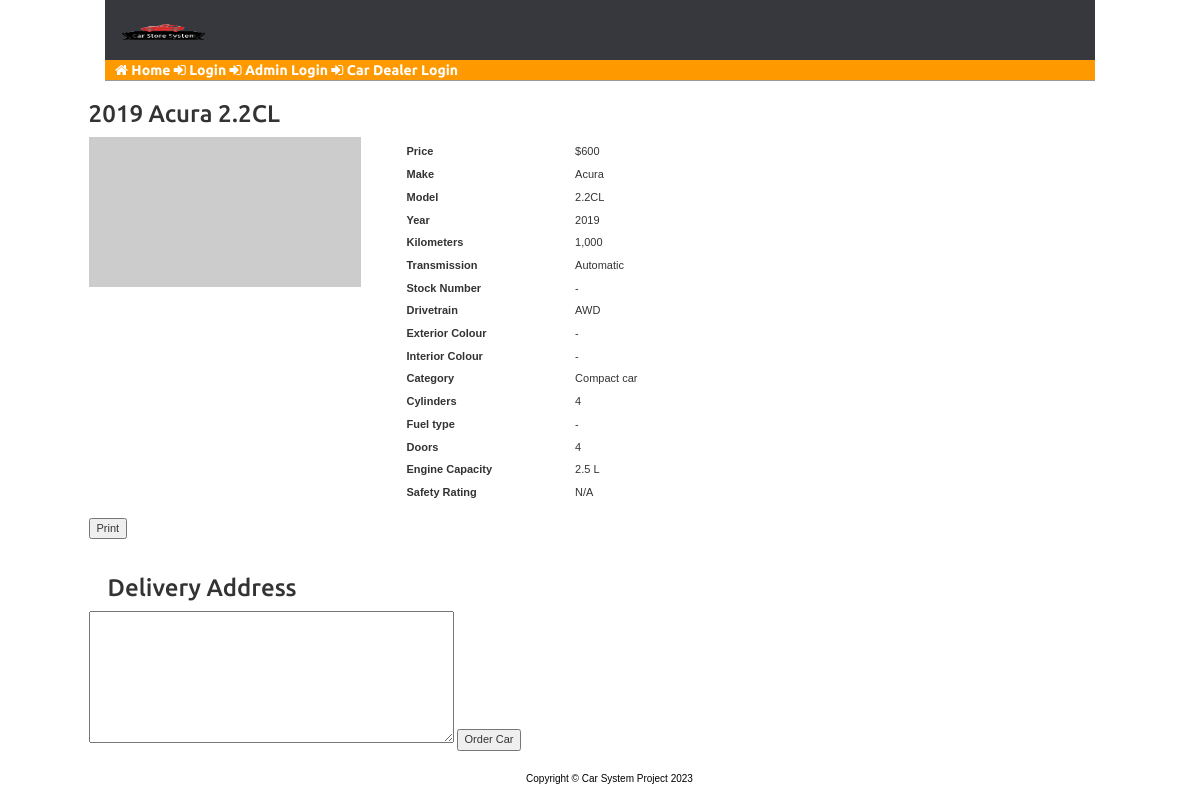
Page /details.php?carId=3 (signed in) on the committed database.
### tables this page shows
CREATE TABLE `vehicle` (
  `vehicleId` int(11) NOT NULL,
  `make` varchar(30) NOT NULL,
  `yearMade` year(4) NOT NULL,
  `model` varchar(35) NOT NULL,
  `price` varchar(10) NOT NULL,
  `mileage` varchar(11) NOT NULL,
  `transmission` varchar(100) NOT NULL,
  `drivetrain` varchar(100) NOT NULL,
  `engineCapacity` varchar(5) DEFAULT NULL,
  `category` varchar(40) DEFAULT 'Not specified',
  `cylinder` double DEFAULT NULL,
  `doors` int(2) DEFAULT NULL,
  `status` enum('Available','RENTED') NOT NULL,
  `dateAdded` timestamp NOT NULL DEFAULT current_timestamp(),
  `cardealerId` int(11) NOT NULL
);

### car dealer/server/CarDAO.php (called while the page is built, shortened)
<?php
require_once 'model/Vehicle.php';
require_once 'CarDealerDAO.php';
class CarDAO extends Utility
{
    function getCarById($id) {
        $sql = "SELECT * FROM `vehicle` WHERE `vehicleId` =".$id;
$q = new CarDealerDAO();
        $carDealer_data = $q->getCarDealerByUsername($_SESSION['carDealerUsername']);
        $db = Dbh::getInstance();
        $stmt = $db->prepare($sql);
        $stmt->execute();
        $car = array();
        while ($row = $stmt->fetch(PDO::FETCH_ASSOC)) {
            $car[] = new Vehicle(
                $row["vehicleId"],
                $row["make"],
                $row["yearMade"],
                $row["model"],
                $row["price"],
                $row["mileage"],
                $row["transmission"],
                $row["drivetrain"],
                $row["engineCapacity"],
                $row["category"],
                $row["cylinder"],
                $row["doors"],
                $row["status"],
                $row["dateAdded"],
                $carDealer_data[0]->getCarDealerId()
            );
        }
        return $car;
    }
}

### car dealer/server/CarDealerDAO.php (called while the page is built, shortened)
<?php
require_once 'model/CarDealer.php';
class CarDealerDAO extends Utility
{
    function query($sql)
    {
        $db = Dbh::getInstance();
        $stmt = $db->prepare($sql);
        $stmt->execute();
        $carDealer = array();
        while ($row = $stmt->fetch(PDO::FETCH_ASSOC)) {
            $carDealer[] = new carDealer(
                $row["cardealerId"],
                $row["username"],
                $row["password"],
                $row["email"],
                $row["admin_id"]
            );
        }
        return $carDealer;
    }
    function getCarDealerByUsername($username)
    {
        $username_ = $this->stringValue($username);
        $sql = "SELECT\n"
            . " *\n"
            . "FROM\n"
            . " `cardealer`\n"
            . "WHERE\n"
            . " username = $username_";
        return $this->query($sql);
    }
}

### car dealer/server/model/CarDealer.php (called while the page is built, shortened)
<?php
class CarDealer
{
    private $carDealerId;
    public function __construct($carDealer_id, $username, $password, $email, $admin_id)
    {
        $this->carDealerId = $carDealer_id;
    }
    public function getCarDealerId()
    {
        return $this->carDealerId;
    }
}

### car dealer/server/model/Vehicle.php (called while the page is built, shortened)
<?php
class Vehicle implements JsonSerializable
{
    private $_make;
    private $_yearMade;
    private $_model;
    private $_price;
    private $_mileage;
    private $_transmission;
    private $_drivetrain;
    private $_engineCapacity;
    private $_category;
    private $_cylinder;
    private $_doors;
    public function __construct($_vehicleId, $_make, $_yearMade, $_model, $_price, $_mileage, $_transmission, $_drivetrain, $_engineCapacity, $_category, $_cylinder, $_doors, $_status, $_dateAdded,$_carDealerId)
    {
        $this->_make = $_make;
        $this->_yearMade = $_yearMade;
        $this->_model = $_model;
        $this->_price = $_price;
        $this->_mileage = $_mileage;
        $this->_transmission = $_transmission;
        $this->_drivetrain = $_drivetrain;
        $this->_engineCapacity = $_engineCapacity;
        $this->_category = $_category;
        $this->_cylinder = $_cylinder;
        $this->_doors = $_doors;
    }
    public function getMake()
    {
        return $this->_make;
    }
    public function getYearMade()
    {
        return $this->_yearMade;
    }
    public function getModel()
    {
        return $this->_model;
    }
    public function getPrice()
    {
        return $this->_price;
    }
    public function getMileage()
    {
        return $this->_mileage;
    }
    public function getTransmission()
    {
        return $this->_transmission;
    }
    public function getDrivetrain()
    {
        return $this->_drivetrain;
    }
    public function getEngineCapacity()
    {
        return $this->_engineCapacity;
    }
    public function getCategory()
    {
        return $this->_category;
    }
    public function getCylinder()
    {
        return $this->_cylinder;
    }
    public function getDoors()
    {
        return $this->_doors;
    }
    public function getHeadingTitle() {
        return $this->_yearMade . ' ' . $this->_make . ' ' . $this->_model;
    }
}

### car dealer/server/DiagramDAO.php (called while the page is built, shortened)
<?php
class DiagramDAO
{
    function query($sql)
    {
        $db = Dbh::getInstance();
        $stmt = $db->prepare($sql);
        $stmt->execute();
        $diagram = array();
        return $diagram;
    }
    function getPhotosBy_CarId($id)
    {
        $sql = "SELECT `diagramId`, `diagram`, `imageType`, `vehicleId` FROM `cardiagram` WHERE vehicleId = " . $id . ";";
        return $this->query($sql);
    }
    function countAllPhotosByCarId($id)
    {
        return count($this->getPhotosBy_CarId($id));
    }
}

### details.php (the view, shortened to what this page needs)
<?php
require_once 'admin/server/CarDAO.php';
require_once 'admin/server/DiagramDAO.php';
$v = new CarDAO();
$d = new DiagramDAO();
if (isset($_GET['carId']) && count($v->getCarById($_GET['carId'])) > 0) {
    $carId = $_GET['carId'];
    $currCar = $v->getCarById($carId);
    $numImg = $d->countAllPhotosByCarId($carId);
    $currCarImg = $d->getPhotosBy_CarId($carId);
} else {
    header('Location: index.php');
}
?>
<html xmlns="http://www.w3.org/1999/xhtml">
<head>
    <link href="css/style.css" rel="stylesheet">
    <link href="css/print-preview.css" rel="stylesheet">
    <link href="https://cdnjs.cloudflare.com/ajax/libs/font-awesome/4.7.0/css/font-awesome.min.css" rel="stylesheet"/>
    <link href="css/bootstrap.min.css" rel="stylesheet">
</head>
<body>
<div class="container_custom">
    <?php include 'template/header.php'; ?>
</div>
<div id="details-container">
    <div id="content_section">
        <div id="vehicle_title"><h3><?php echo $currCar[0]->getHeadingTitle(); ?></h3></div>
        <div class="left_section">
            <?php if($numImg > 0) { ?>
            <div id="carousel-example-generic" class="carousel slide" data-ride="carousel">
                <ol class="carousel-indicators">
                    <?php $h = null; ?>
                    <?php for($i = 0; $i < $numImg; $i++) { ?>
                        <?php if($i == 0) { ?>
                            <?php $h .= '<li data-target="#carousel-example-generic" data-slide-to="'.$i.'" class="active"></li>'; ?>
                        <?php } else { ?>
                            <?php $h .= '<li data-target="#carousel-example-generic" data-slide-to="'.$i.'"></li>'; ?>
                        <?php } ?>
                    <?php } ?>
                    <?php echo $h; ?>
                </ol>
                <div class="carousel-inner" role="listbox">
                    <?php $ht = null; ?>
                    <?php for($j = 0; $j < $numImg; $j++) { ?>
                        <?php if($j == 0) { ?>
                            <?php
                            $ht .= '<div class="item active">
                                        <img src="'.$currCarImg[$j]->getFullImgSrc().'">
                                    </div>';
                            ?>
                        <?php } else { ?>
                            <?php
                            $ht .= '<div class="item">
                                        <img src="'.$currCarImg[$j]->getFullImgSrc().'">
                                    </div>';
                            ?>
                        <?php } ?>
                    <?php } ?>
                    <?php echo $ht; ?>
                </div>
                <a class="left carousel-control" href="#carousel-example-generic" role="button" data-slide="prev">
                    <span class="fa fa-arrow-left fa-arrow-position" aria-hidden="true"></span>
                    <span class="sr-only">Previous</span>
                </a>
                <a class="right carousel-control" href="#carousel-example-generic" role="button" data-slide="next">
                    <span class="fa fa-arrow-right fa-arrow-position" aria-hidden="true"></span>
                    <span class="sr-only">Next</span>
                </a>
            </div>
            <?php } else { ?>
            <div class="car-images" >
                <img src="https://via.placeholder.com/272x150/36383D/FFFFFF/">
            </div>
            <?php } ?>
        </div>
        <div class="right_section">
            <div id="vehicle_info">
                <div id="vehicle_info_left">
                    <p>Price</p>
                    <p>Make</p>
                    <p>Model</p>
                    <p>Year</p>
                    <p>Kilometers</p>
                    <p>Transmission</p>
                    <p>Stock Number</p>
                    <p>Drivetrain</p>
                    <p>Exterior Colour</p>
                    <p>Interior Colour</p>
                    <p>Category</p>
                    <p>Cylinders</p>
                    <p>Fuel type</p>
                    <p>Doors</p>
                    <p>Engine Capacity</p>
                    <p>Safety Rating</p>
                </div>
                <div id="vehicle_info_right">
                    <p class="price">$<?php echo $currCar[0]->getPrice(); ?></p>
                    <p><?php echo $currCar[0]->getMake(); ?></p>
                    <p><?php echo $currCar[0]->getModel(); ?></p>
                    <p><?php echo $currCar[0]->getYearMade(); ?></p>
                    <p class="mileage"><?php echo $currCar[0]->getMileage(); ?></p>
                    <p><?php echo $currCar[0]->getTransmission(); ?></p>
                    <p>-</p>
                    <p><?php echo $currCar[0]->getDrivetrain(); ?></p>
                    <p>-</p>
                    <p>-</p>
                    <p><?php echo $currCar[0]->getCategory(); ?></p>
                    <p><?php echo $currCar[0]->getCylinder(); ?></p>
                    <p>-</p>
                    <p><?php echo $currCar[0]->getDoors(); ?></p>
                    <p><?php echo $currCar[0]->getEngineCapacity(); ?> L</p>
                    <p>N/A</p>
                </div>
            </div>
        </div>
        <button id="print-btn" onclick="window.print()">Print</button>
        <form action="" class="form-horizontal templatemo-signin-form" role="form" onsubmit="header('details.php');" method="post" >
        <br><h3><span>Delivery Address</span></h3>
            <textarea id="note-text" rows="8" name="address" required></textarea>
        <button id="order-btn" name="order-btn">Order Car</button>
        </form>
    </div>
    <?php include 'template/footer.php'; ?>
</div>
</body>
</html>

### template/header.php (shortened to what this page needs)
<?php
$title = "Login";
?>
<div class="header">
    <div><img src="image/icon.png" class="car-logo" alt="Site logo"/></div>
    <div class="menu-header">
        <div id="menu-header-left-section">
             <span>
                <a href="index.php" onclick=""><i class="fa fa-home" aria-hidden="true"></i>&nbsp;Home</a>
            </span>
            <span>
                <a href="logout.php" onclick=""><i class="fa fa-sign-in" aria-hidden="true"></i>&nbsp;<?php echo $title; ?></a>
            </span>
            <span>
                <a href="admin/sign-in.php" onclick=""><i class="fa fa-sign-in" aria-hidden="true"></i>&nbsp;Admin Login</a>
            </span>
            <span>
                <a href="car dealer/sign-in.php" onclick=""><i class="fa fa-sign-in" aria-hidden="true"></i>&nbsp;Car Dealer Login</a>
            </span>
        </div>
    </div>
</div>

### template/footer.php
<div class="footer">
    <div id="footer-content">
        <p>Copyright &copy; Car System Project 2023</p>
    </div>
</div>

### css/style.css (style rules this page uses)
html { background-color: #fff; }
body { margin: 0; padding: 0; color: #000; }
h1,h2,h3,h4,h5,h6,p { margin-top: 0; padding-left: 19px; }
.container_custom { width: 68%; max-width: 1024px; min-width: 990px; margin: 0 auto; }
.header { color: #e0e0e0; background-color: #36383D; }
.header div:first-child { margin: 0 0 0 10px; }
.footer { padding: 10px 0; position: relative; clear: both; width: 100%; color: #000; font-size: 10px; text-align:center; }
.menu-header { border-bottom: solid 1px #999; font-weight: 700; background-color: #F90; width: 100%; }
#menu-header-left-section { background-color: transparent; height: 20px; }
#menu-header-left-section a { color: #fff; text-decoration: none; }
.car-images { position: relative; }
p { margin: 0; }
.car-logo { width: 100px; height: 60px; }

### css/print-preview.css (style rules this page uses)
#details-container { font-family: Arial, Helvetica, sans-serif; margin: 0 auto; font-size: 11px; width: 1023px; }
#vehicle_title { float: left; font-size: 2em !important; }
#vehicle_title h3 { padding-left: 0 !important; }
.left_section { float: left; }
.right_section { float: left; margin-left: 20px; }
#vehicle_info_left { float: left; }
#vehicle_info_left p { font-weight: bold; margin: 7px; }
#vehicle_info_right { float: right; margin-left: 50px; }
#vehicle_info_right p { margin: 7px; }
#note-text { resize:vertical; width: 365px; }
#print-btn { margin-top: 10px; }

### rows in the picture
vehicle: yearMade+make+model "2019 Acura 2.2CL", price "600", make "Acura", model "2.2CL", yearMade "2019", mileage "1,000", transmission "Automatic", drivetrain "AWD", category "Compact car", cylinder "4", doors "4", engineCapacity "2.5"

### other values in the picture
$title "Login"
